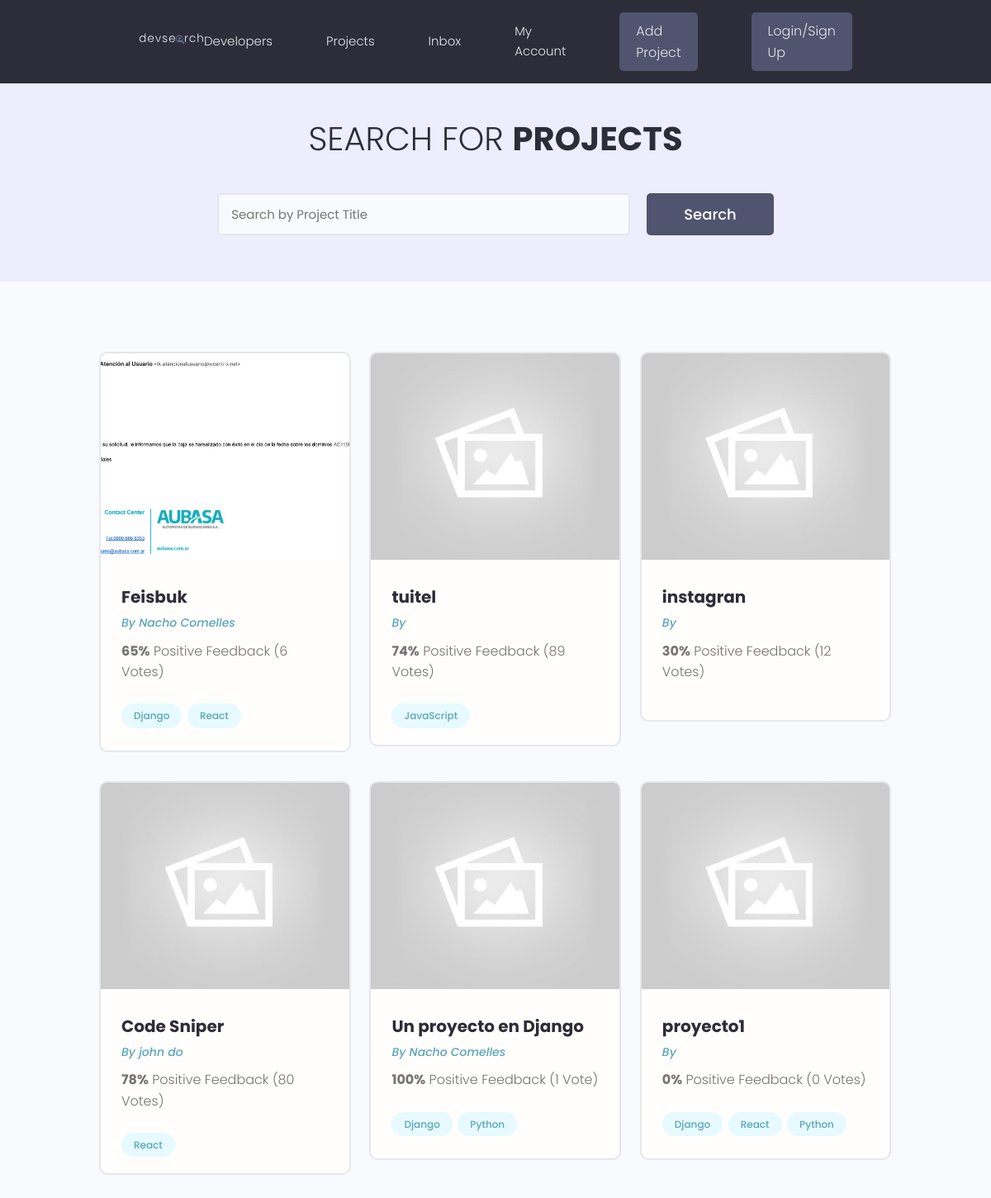
The page /projects/ on the database as committed earlier.
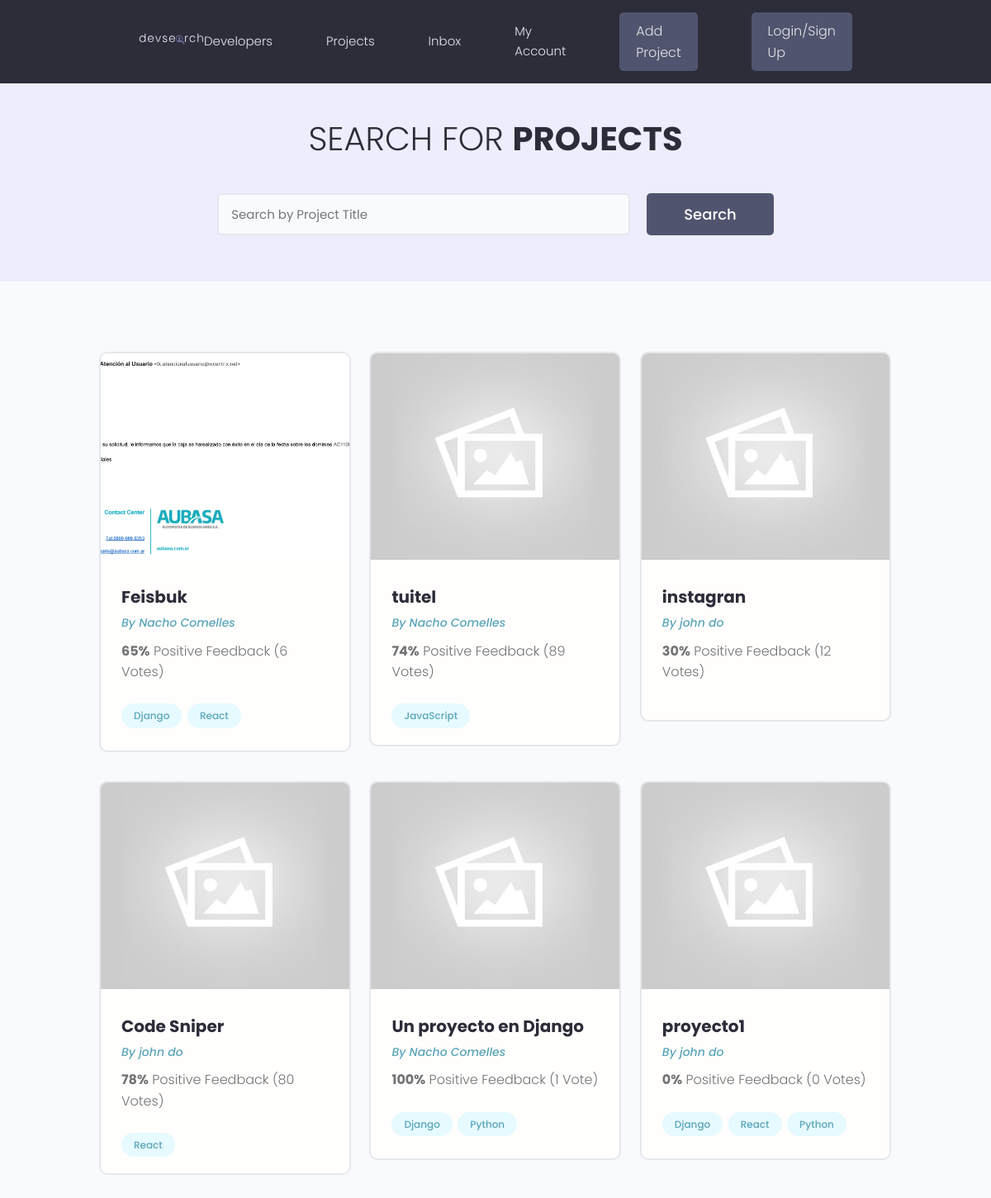
The same page on the database as committed later.
### projects/models.py (models this page shows, shortened)
class Project(models.Model):
    title = models.CharField(max_length=200)
    owner = models.ForeignKey(Profile, null=True, blank=True, on_delete=models.SET_NULL)
    desc = models.TextField(null=True, blank=True) #null es para la BBDD, blank para el front
    featured_image = models.ImageField(null=True, blank=True, default='default.jpg')
    demoLink = models.CharField(max_length=200, null=True, blank=True)
    sourceLink = models.CharField(max_length=200, null=True, blank=True)
    tags = models.ManyToManyField('Tag', blank= True)
    vote_total = models.IntegerField(default= 0, null=True, blank=True)
    vote_ratio = models.IntegerField(default=0, null= True, blank=True)
    created = models.DateTimeField(auto_now_add=True) #crea TimeStamp automaticamente
    id = models.UUIDField(default=uuid.uuid4, unique=True, primary_key=True, editable=False)

### users/models.py (models this page shows, shortened)
class Profile(models.Model):
    user = models.OneToOneField(User, on_delete=models.CASCADE, null=True, blank=True)
    username = models.CharField(max_length=200, blank=True, null= True)
    location = models.CharField(max_length=200, blank=True, null= True)
    name = models.CharField(max_length=200, blank=True, null= True)
    email = models.EmailField(max_length=500, blank=True, null= True)
    short_intro = models.CharField(max_length=200, blank=True, null= True)
    bio = models.TextField(blank= True, null = True)
    profile_image = models.ImageField(null=True, blank=True, upload_to= 'profiles/', default='profiles/user-default.png')
    social_github = models.CharField(max_length=200, blank=True, null= True)
    social_linkedin = models.CharField(max_length=200, blank=True, null= True)
    social_twitter = models.CharField(max_length=200, blank=True, null= True)
    social_youtube = models.CharField(max_length=200, blank=True, null= True)
    social_website = models.CharField(max_length=200, blank=True, null= True)
    created = models.DateTimeField(auto_now_add=True) #crea TimeStamp automaticamente
    id = models.UUIDField(default=uuid.uuid4, unique=True, primary_key=True, editable=False)

### projects/views.py (the view)
# urls.py: path('', views.projects, name="projects"),
def projects(request):
    projects = Project.objects.all()
    context = {'projects': projects}
    return render(request, 'projects/projects.html', context)

### projects/models.py (called while the page is built)
    def __str__(self):
        return self.name

### projects/templates/projects/projects.html (shortened to what this page needs)
{% extends 'main.html' %}
{% block content %}
<main class="projects">
    <section class="hero-section text-center">
      <div class="container container--narrow">
        <div class="hero-section__box">
          <h2>Search for <span>Projects</span></h2>
        </div>
        <div class="hero-section__search">
          <form class="form" action="#" method="get">
            <div class="form__field">
              <input class="input input--text" id="formInput#search" type="text" name="text"
                placeholder="Search by Project Title" />
            </div>
            <input class="btn btn--sub btn--lg" type="submit" value="Search" />
          </form>
        </div>
      </div>
    </section>
    <section class="projectsList">
      <div class="container">
        <div class="grid grid--three">
        {% for project in projects %}
          <div class="column">
            <div class="card project">
              <a href="{% url 'project' project.id %}" class="project">
                <img class="project__thumbnail" src="{{project.featured_image.url}}" alt="project thumbnail" />
                <div class="card__body">
                  <h3 class="project__title">{{project.title}}</h3>
                  <p><a class="project__author" href="{% url 'user-profile' project.owner.id %}">By
                    {{project.owner.name}}</a>
            </p>
                  <p class="project--rating">
                    <span style="font-weight: bold;">{{project.vote_ratio}}%</span> Positive
                    Feedback ({{project.vote_total}} Vote{{project.vote_total|pluralize}})
                  </p>
                  <div class="project__tags">
                      {% for tag in project.tags.all %}
                    <span class="tag tag--pill tag--main">
                      <small>{{tag}}</small>
                    </span>
                        {% endfor %}
                  </div>
                </div>
              </a>
            </div>
          </div>
          {% endfor%}
        </div>
      </div>
    </section>
  </main>
{% endblock content %}

Rows that differ between the two databases and show on the page:
changed Project "tuitel": owner.name (not shown) → "Nacho Comelles"
changed Project "instagran": owner.name (not shown) → "john do"
changed Project "proyecto1": owner.name (not shown) → "john do"
